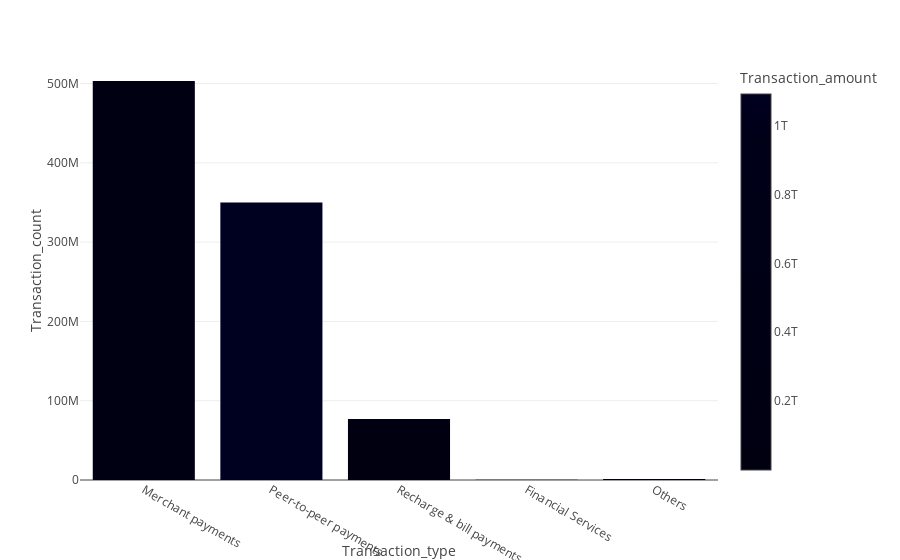

Notebook source saved alongside this figure:
### Code cell
fig = px.bar(ex, x='Transaction_type', y='Transaction_count',color = 'Transaction_amount')
fig.show()

### Figure 1 — Plotly figure (JSON) as saved in the notebook; plotly's stock layout.template omitted (floating-point values rounded to 4 significant figures)
{"data": [{"alignmentgroup": "True", "hovertemplate": "Transaction_type=%{x}<br>Transaction_count=%{y}<br>Transaction_amount=%{marker.color}<extra></extra>", "legendgroup": "", "marker": {"color": [243754536471, 1090951587881, 39294350717, 574240588, 896608692], "coloraxis": "coloraxis", "pattern": {"shape": ""}}, "name": "", "offsetgroup": "", "orientation": "v", "showlegend": false, "textposition": "auto", "type": "bar", "x": ["Merchant payments", "Peer-to-peer payments", "Recharge & bill payments", "Financial Services", "Others"], "xaxis": "x", "y": [503210623, 350032663, 76826701, 365769, 1289682], "yaxis": "y"}], "layout": {"barmode": "relative", "coloraxis": {"colorbar": {"title": {"text": "Transaction_amount"}}, "colorscale": [[0, "#000011"], [0.1111, "#000012"], [0.2222, "#000013"], [0.3333, "#000014"], [0.4444, "#000015"], [0.5556, "#000016"], [0.6667, "#000017"], [0.7778, "#000018"], [0.8889, "#000019"], [1, "#000020"]]}, "legend": {"tracegroupgap": 0}, "margin": {"t": 60}, "xaxis": {"anchor": "y", "domain": [0, 1], "title": {"text": "Transaction_type"}}, "yaxis": {"anchor": "x", "domain": [0, 1], "title": {"text": "Transaction_count"}}}}
